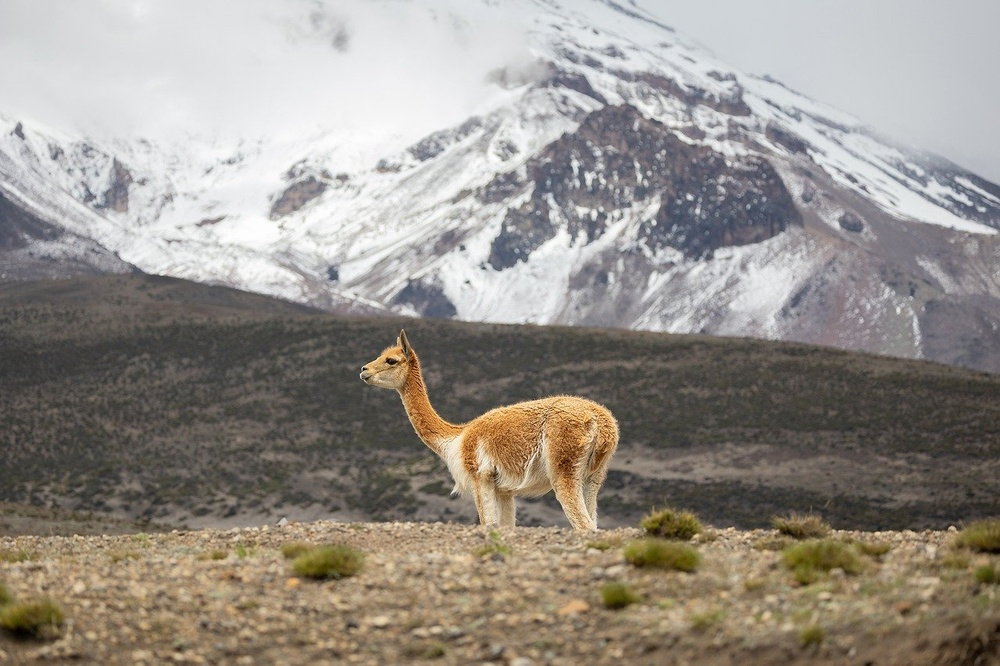
#> input picture Lab-07/input.jpg, 1000 x 666 px, shrunk from 1280 x 853 before the run
$ jupyter execute openingandclosing.ipynb
#> lines starting #> are read from the running program, lines starting #| are printed output that depends on the picture
[cell 1]
import cv2
import numpy as np
import matplotlib.pyplot as plt

# Load the image in grayscale
image = cv2.imread('input.jpg', cv2.IMREAD_GRAYSCALE)
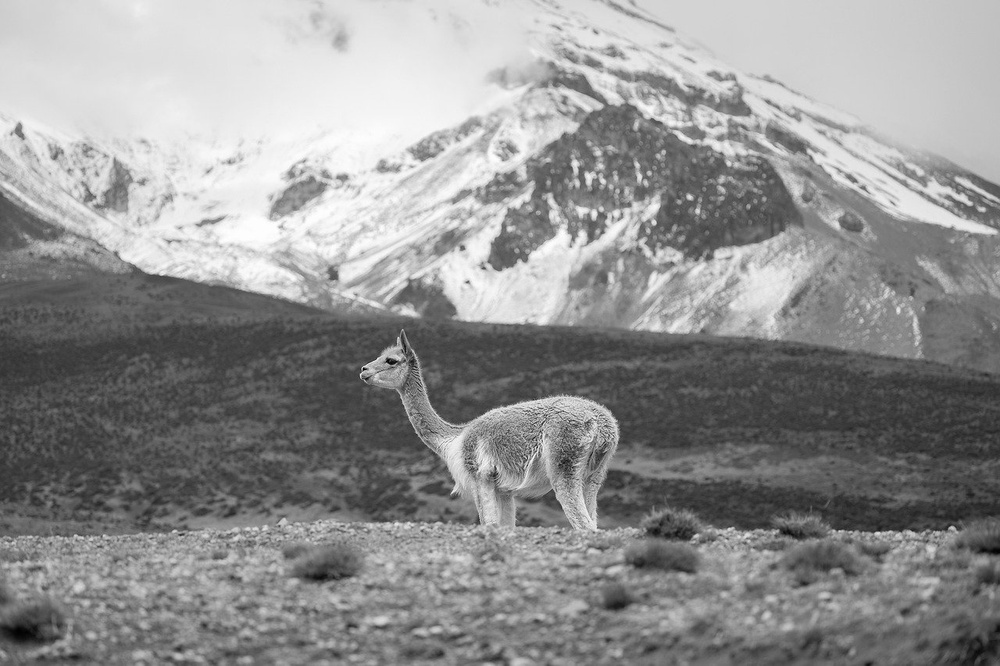
#> image: shape (666, 1000); min 0, max 255, mean 144.9

# Create a structuring element (kernel)
kernel = np.ones((5,5), np.uint8)  # 5x5 square kernel

# Perform opening (erosion followed by dilation)
opening = cv2.morphologyEx(image, cv2.MORPH_OPEN, kernel)
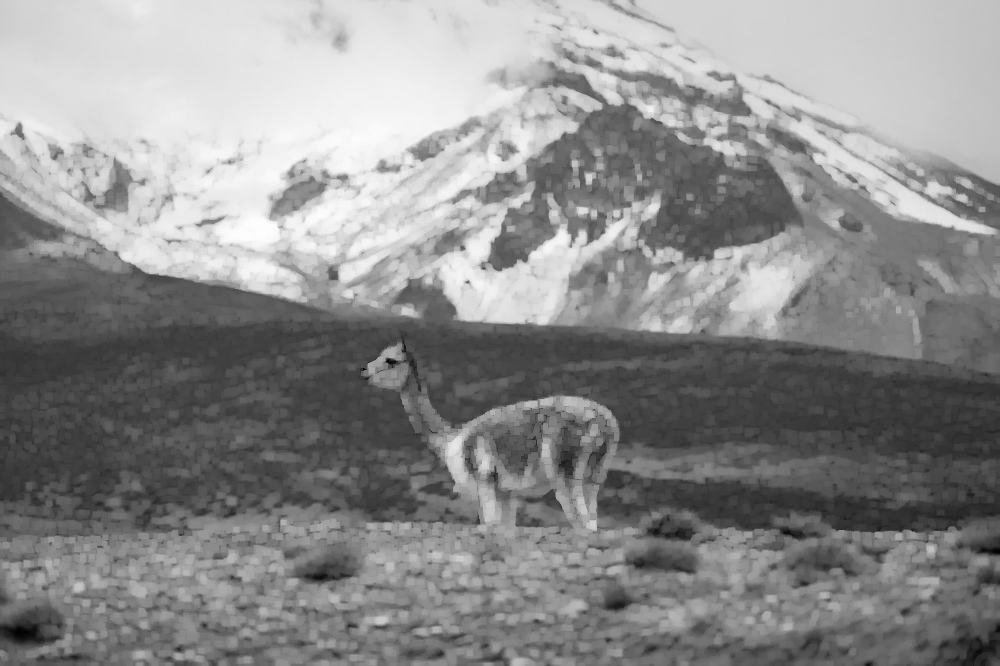
#> opening: shape (666, 1000); min 0, max 253, mean 139.6

# Perform closing (dilation followed by erosion)
closing = cv2.morphologyEx(image, cv2.MORPH_CLOSE, kernel)
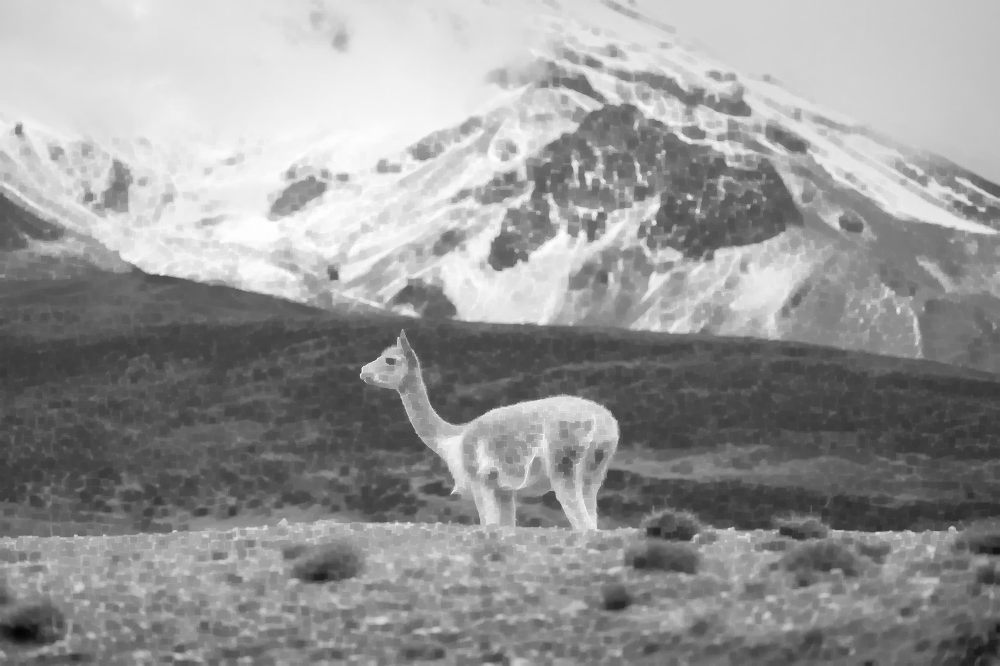
#> closing: shape (666, 1000); min 5, max 255, mean 150.2

# Display the original, opened, and closed images
plt.figure(figsize=(15, 5))

plt.subplot(1, 3, 1)
plt.imshow(image, cmap='gray')
plt.title('Original Image')
plt.axis('off')

plt.subplot(1, 3, 2)
plt.imshow(opening, cmap='gray')
plt.title('Opening')
plt.axis('off')

plt.subplot(1, 3, 3)
plt.imshow(closing, cmap='gray')
plt.title('Closing')
plt.axis('off')

plt.tight_layout()
plt.show()
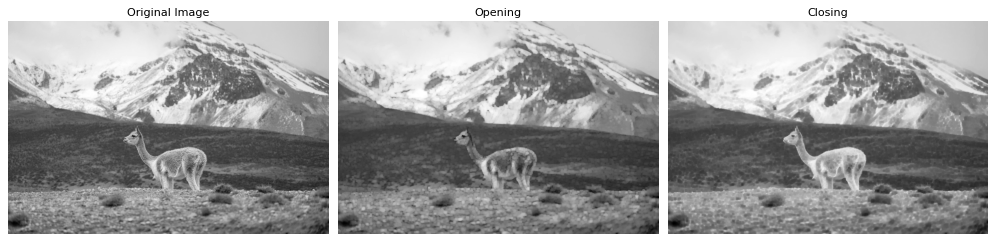
#> figure drawn by matplotlib, 3 panels

# Save the opened and closed images
plt.imsave('opening.jpg', opening, cmap='gray')
plt.imsave('closing.jpg', closing, cmap='gray')
